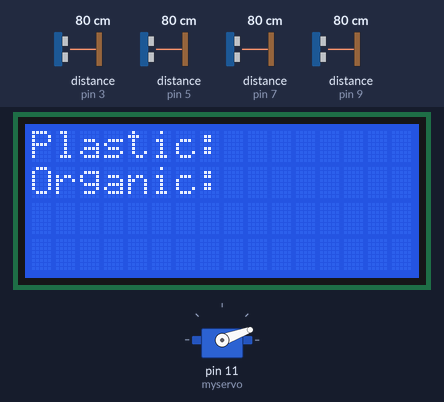
Bench run of a sketch on a simulated Arduino Uno, built with avr-gcc and run on an emulated ATmega328P. Shown: servo, 16×4 character LCD. Wiring (inferred from the names in the program): 3 × ultrasonic range finder: trigger pin 2, echo pin 3 / trigger pin 4, echo pin 5 / trigger pin 8, echo pin 9. Inputs (shaded band) come from the test bench; at power-on: distance to the obstacle (sensors on pin 9, pin 3, pin 5, pin 7) 80 cm. The echo pulse lasts 58.3 µs per cm.

Above: at 2.2 s.
2.3 s: distance to the obstacle (sensor on pin 9) set to 31 cm
9.4 s: distance to the obstacle (sensor on pin 9) set to 26 cm
At 14.2 s:
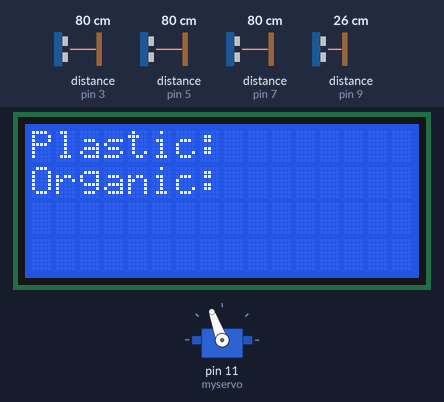
16.5 s: distance to the obstacle (sensor on pin 9) set to 35 cm
At 21.6 s:
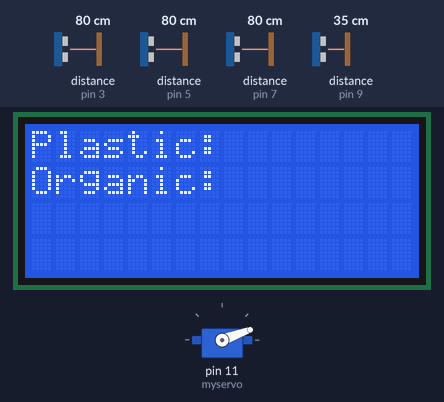
23.6 s: distance to the obstacle (sensor on pin 9) set to 2 cm
At 28.2 s:
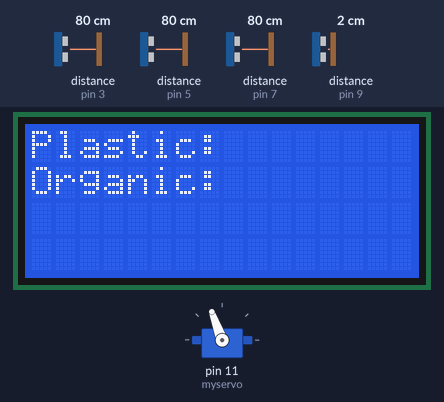
Timing chart, 0 to 29.7 s (numbered marks = the images above; inputs shaded):
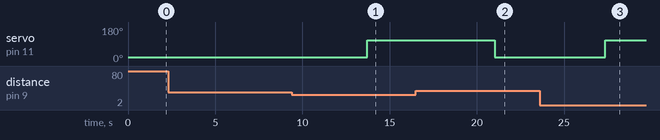

The sketch:

project.ino
```cpp
#include <Servo.h>

#include<Wire.h>
#include<LiquidCrystal_I2C.h>

LiquidCrystal_I2C lcd(0x27,16,4);

Servo myservo;
int pos = 20;

int trigPin1=2;
int echoPin1=3;

int trigPin2=4;
int echoPin2=5;

int trigPin3=6;
int echoPin3=7;

const int trigPin4 = 8;
const int echoPin4 = 9;
//const int led = 13;
long duration;
float distance;

void setup()
{
// Serial.begin (9600);
 pinMode(trigPin1, OUTPUT);
  pinMode(echoPin1, INPUT);
 pinMode(trigPin2, OUTPUT);
  pinMode(echoPin2, INPUT);
 pinMode(trigPin3, OUTPUT);
  pinMode(echoPin3, INPUT);

  myservo.attach(11);
  pinMode(trigPin4, OUTPUT);
  pinMode(echoPin4, INPUT);
//  pinMode(led, OUTPUT);
  myservo.write(pos);
                      // initialize the lcd
 lcd.init();
 lcd.backlight();

 lcd.setCursor(0,0);
 lcd.print("Plastic: ");
// lcd.setCursor(0,0);
 lcd.setCursor(0,1);
 lcd.print("Organic: ");
// lcd.setCursor(10,1);
// lcd.setCursor(0,2);
// lcd.print("Other: ");
// lcd.setCursor(10,2);

 delay(1000);
}

void loop()
{
  //Serial.begin(9600);
  digitalWrite(trigPin4, LOW);
  delayMicroseconds(2);
  digitalWrite(trigPin4, HIGH);
  delayMicroseconds(10);
  digitalWrite(trigPin4, LOW);
  duration = pulseIn(echoPin4, HIGH);
  distance = 0.034*(duration/2);

//  lcd.setCursor(0,3);
//  lcd.print("person sensor:");
//  lcd.println(distance);
  if (distance < 27)
  {
//    digitalWrite(led,HIGH);
    myservo.write(pos+90);
    delay(1000);
  }
  else
  {
//    digitalWrite(led,LOW);
      myservo.write(pos);
  }
  delay(300);

   long duration1, distance1;
  digitalWrite(trigPin1, LOW);  // Added this line
  delayMicroseconds(2); // Added this line
  digitalWrite(trigPin1, HIGH);
  delayMicroseconds(10); // Added this line
  digitalWrite(trigPin1, LOW);
  duration1 = pulseIn(echoPin1, HIGH);
  distance1 = (duration1/2) * 0.034;

  if (distance1 < 27){
    Serial.println("Out of range");
  }
//  else {
//   Serial.print ( "Plastic Waste:  ");
//  Serial.print ( distance1);
//   Serial.println("cm");
//  }
  delay(2000);
long duration2, distance2;
  digitalWrite(trigPin2, LOW);
  delayMicroseconds(2);
  digitalWrite(trigPin2, HIGH);
  delayMicroseconds(10);
  digitalWrite(trigPin2, LOW);
  duration2 = pulseIn(echoPin2, HIGH);
  distance2= (duration2/2) / 29.1;

   if (distance2 >= 500 || distance2 <= 0){
    Serial.println("Out of range");
  }
//  else {
//    Serial.print("Organic Waste:  ");
//    Serial.print(distance2);
//    Serial.println("cm");
//  }
  delay(2000);
  long duration3, distance3;
  digitalWrite(trigPin3, LOW);
  delayMicroseconds(2);
  digitalWrite(trigPin3, HIGH);
  delayMicroseconds(10);
  digitalWrite(trigPin3, LOW);
  duration3 = pulseIn(echoPin3, HIGH);
  distance3= (duration3/2) / 29.1;

   if (distance3 >= 500 || distance3 <= 0){
    Serial.println("Out of range");
  }
//  else {
//    Serial.print("AnyOther Waste:  ");
//    Serial.print(distance3);
//    Serial.println("cm");
//  }
  delay(2000);
}
```

Measured:
- the behaviour switches between 28 and 27 cm on distance to the obstacle (sensor on pin 9) (found by bisection; images 0 and 1)
- after the input at 2.3 s, every drawn part: stays the same
- after the input at 9.4 s, servo on pin 11 (myservo): 20° → 110° after 4.3 s
- after the input at 16.5 s, servo on pin 11 (myservo): 110° → 20° after 4.5 s
- after the input at 23.6 s, servo on pin 11 (myservo): 20° → 110° after 3.8 s
